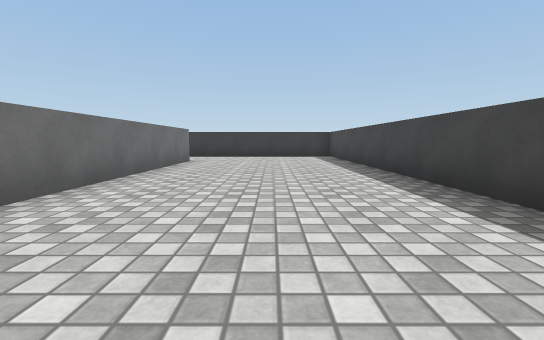
view 1 (above)

20 first-person views from a walk through a scene from a Unity 3-D project. The camera is 0.59 m above the floor, tilts 6° down and sees 90° across. The floor is counted in squares, 1 m on a side. Each view is taken from the middle of a square. On the plan, view 1 faces up. The plan holds only what a view shows up to about 9 squares ahead; the rest is blank. The player is left out. Surface patterns are stand-ins for the level's own textures.

view 2
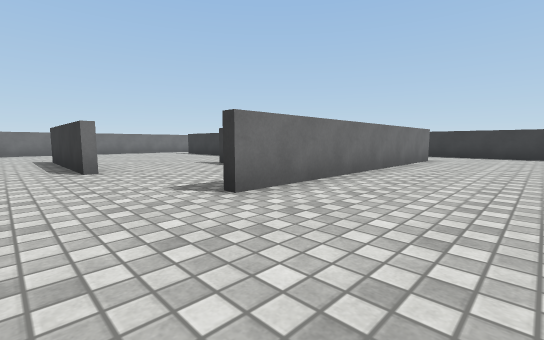

view 3
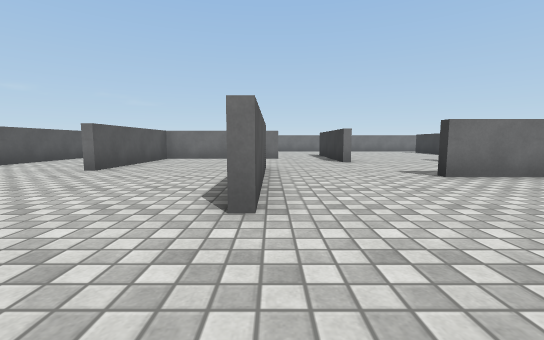

view 4
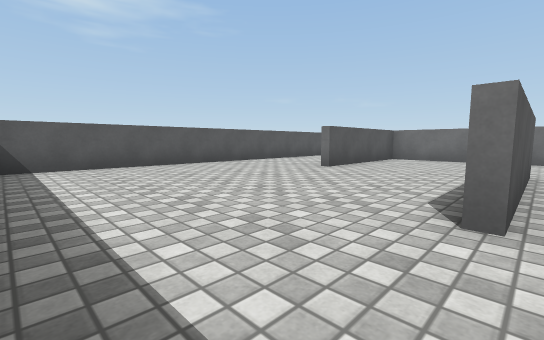

view 5
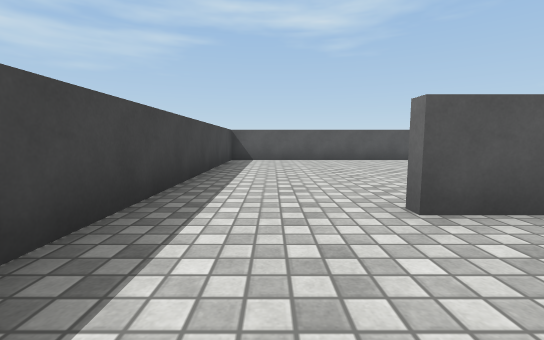

view 6
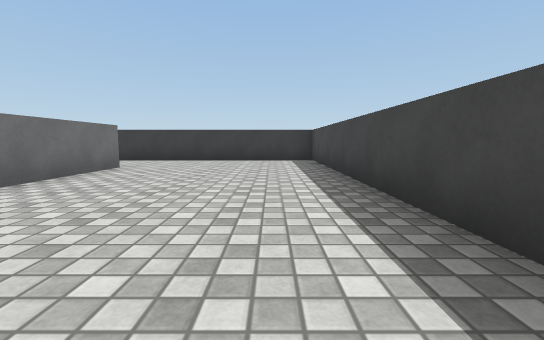

view 7
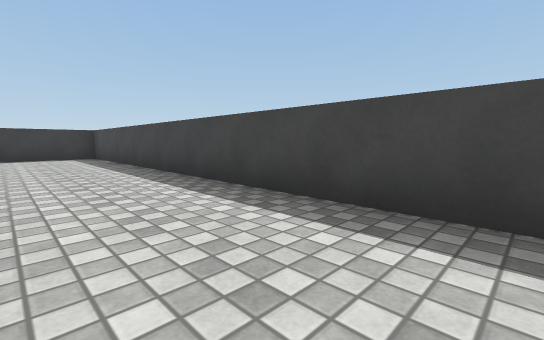

view 8
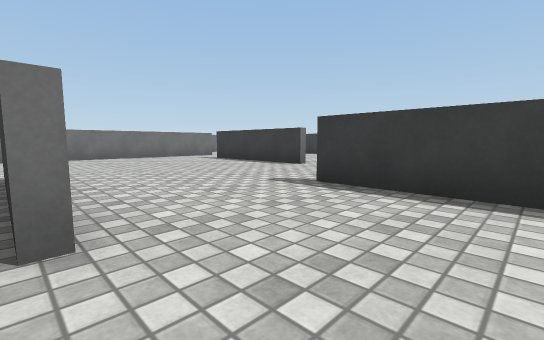

view 9
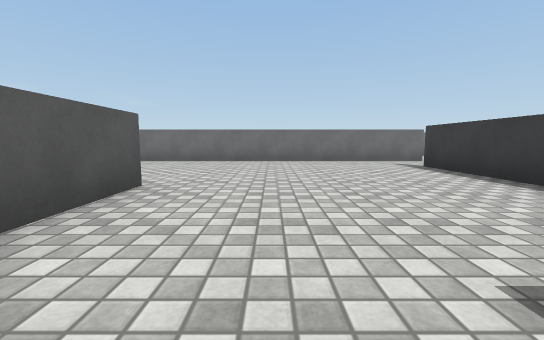

view 10
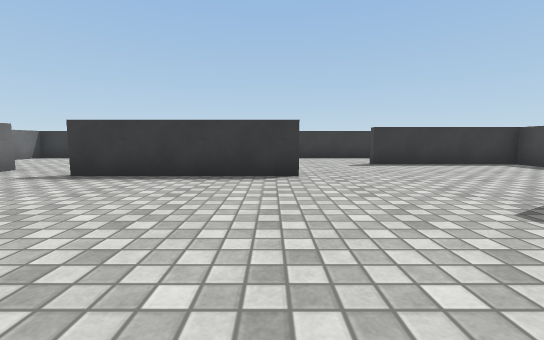

view 11
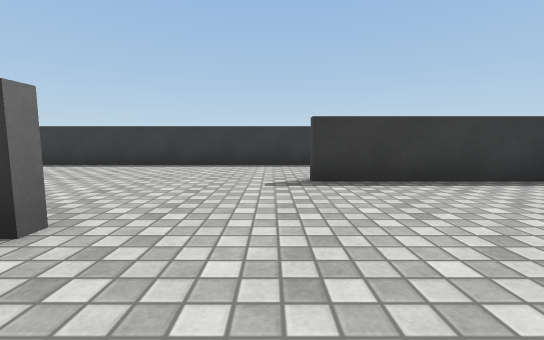

view 12
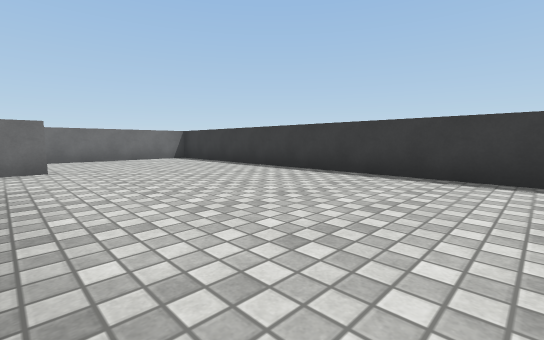

view 13
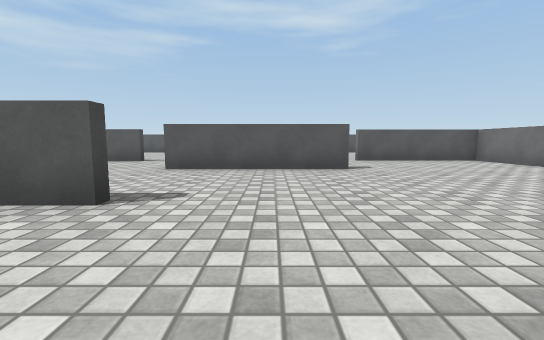

view 14
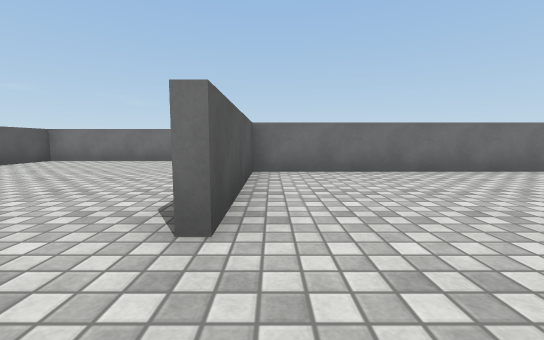

view 15
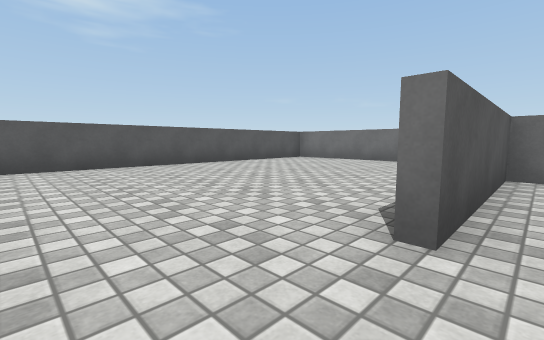

view 16
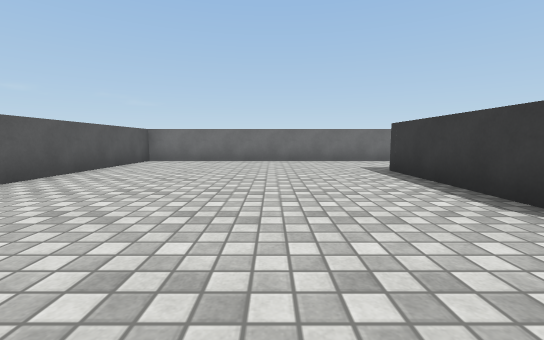

view 17
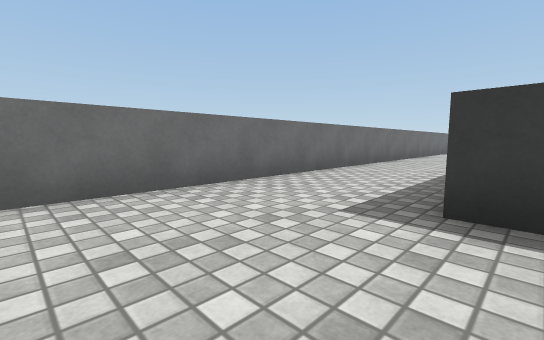

view 18
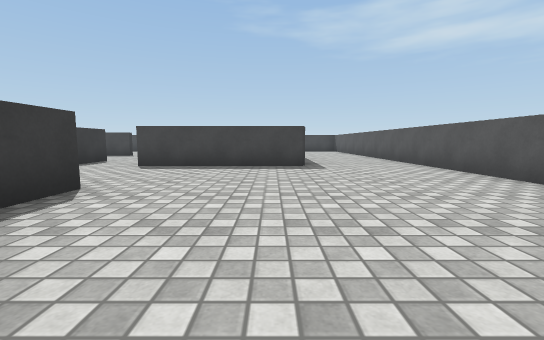

view 19
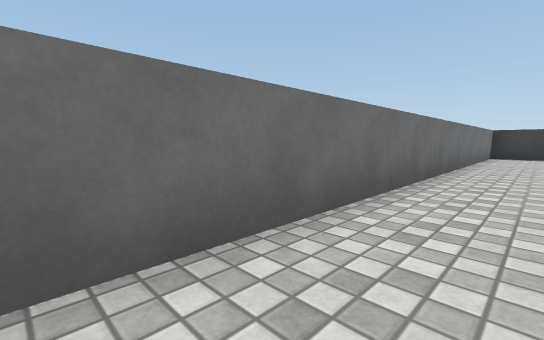

view 20
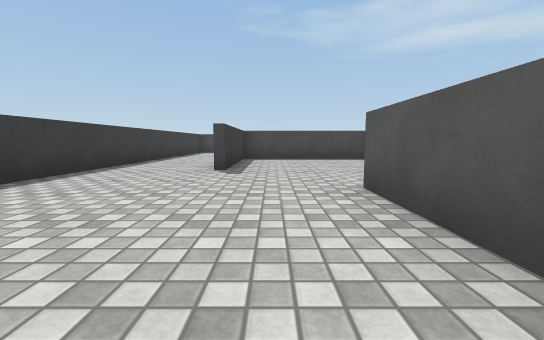

### Floor plan
Ten units are one square. View 1 is at (0, 0); x grows to the right and y downward. Boxes are objects, and circles mark ways between rooms. Rooms are numbered by the first view taken in them; rooms with no view inside come last. Other rooms are left out.
<svg viewBox="-178 -112 206 204">
<path fill="none" stroke="#000" d="M-26 21 -1 21M-73 19 -73 56 -34 56M-25 -82 -25 -9M-24 87 23 87 23 -107 -14 -107M-56 0 -66 0M-41 21 -26 21M-39 -33 -55 -33M-98 -2 -56 -2M-85 -56 -125 -56M-64 -35 -55 -35M-55 -33 -64 -33M-143 -56 -143 24 -106 24M-27 -72 -27 -80 -65 -80M-106 26 -146 26M-75 59 -75 18M-66 0 -96 0M-173 -75 -173 87 -24 87M-109 -58 -85 -58M-143 -66 -143 -56M-14 -107 -173 -107 -173 -75"/>
<circle cx="-30" cy="5" r="3" fill="#2a7"/>
<circle cx="-55" cy="20" r="3" fill="#2a7"/>
<circle cx="-35" cy="75" r="3" fill="#2a7"/>
<circle cx="-25" cy="-95" r="3" fill="#2a7"/>
<circle cx="-60" cy="-15" r="3" fill="#2a7"/>
<circle cx="-70" cy="10" r="3" fill="#2a7"/>
<circle cx="-93" cy="20" r="3" fill="#2a7"/>
<circle cx="-135" cy="-60" r="3" fill="#2a7"/>
<circle cx="-75" cy="-75" r="3" fill="#2a7"/>
<circle cx="-165" cy="-75" r="3" fill="#2a7"/>
<text x="-10" y="0">1</text>
<text x="-50" y="0">2</text>
<text x="-100" y="-30">3</text>
<text x="-120" y="40">4</text>
<text x="-110" y="-90">5</text>
</svg>
Room 1 opens to room 2. Room 1 opens to room 4. Room 1 opens to room 5. Room 2 opens to room 3. Room 2 opens to room 4. Room 3 opens to room 4. Room 3 opens to room 5. Room 4 opens to room 5.

Where each view was taken, in squares from view 1:
view 1: 0 up, 0 right, facing up
view 2: 1 down, 0 right, facing up-left
view 3: 2 down, 2 right, facing left
view 4: 2 down, 2 right, facing down-left
view 5: 0 up, 1 right, facing down
view 6: 2 up, 1 right, facing up
view 7: 0 up, 0 right, facing up-right
view 8: 0 up, 4 left, facing up-left
view 9: 2 up, 6 left, facing left
view 10: 1 up, 9 left, facing up
view 11: 4 up, 7 left, facing up
view 12: 6 up, 8 left, facing up-left
view 13: 6 up, 8 left, facing down
view 14: 2 down, 9 left, facing left
view 15: 2 down, 9 left, facing down-left
view 16: 5 down, 9 left, facing left
view 17: 5 down, 14 left, facing up-left
view 18: 5 down, 14 left, facing right
view 19: 1 down, 16 left, facing up-left
view 20: 7 up, 12 left, facing right
